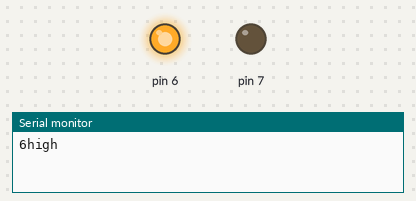
The sketch below on a simulated Arduino Uno, built with avr-gcc and run on an emulated ATmega328P. Shown: output pins drawn as LEDs (lit = HIGH), the last lines printed to the serial monitor.

Above: at 3.5 s.
At 10.5 s:
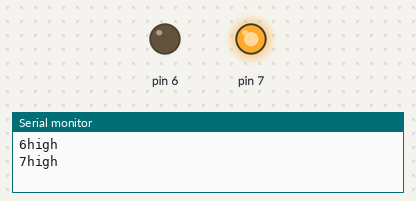
Timing chart, 0 to 18.2 s (numbered marks = the images above):
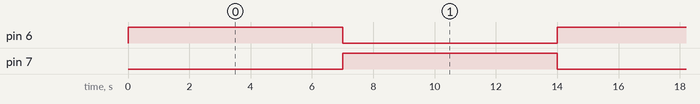

The sketch:

ac_test.ino
```cpp
void setup() {
 pinMode(6, OUTPUT);
 pinMode(7, OUTPUT);
 Serial.begin(9600);
}

void loop() {
  Serial.println("6high");
  digitalWrite(6, HIGH);
  digitalWrite(7, LOW);
  delay(7000);

  Serial.println("7high");
  digitalWrite(7, HIGH);
  digitalWrite(6, LOW);
  delay(7000);
}
```

Measured:
- by itself, pin 6, pin 7: alternates HIGH for 7.0 s and LOW for 7.0 s
